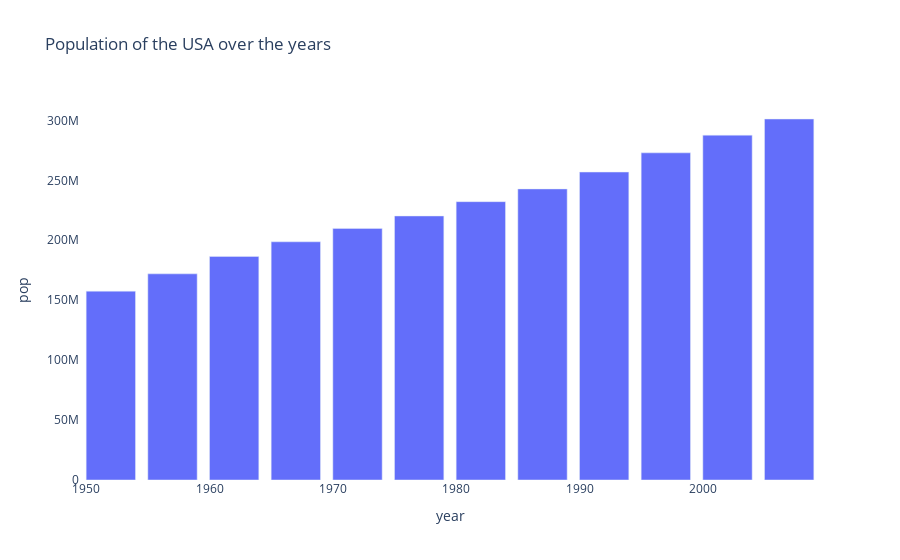

The code cell stored with this chart in its notebook:
### Code cell
# you can also update the existing chart and set the title
fig.update_layout(title_text="Population of the USA over the years")

### Figure 1 — Plotly figure (JSON) as saved in the notebook; plotly's stock layout.template omitted (floating-point values rounded to 4 significant figures)
{"data": [{"alignmentgroup": "True", "hovertemplate": "year=%{x}<br>pop=%{y}<extra></extra>", "legendgroup": "", "marker": {"color": "#636efa", "pattern": {"shape": ""}}, "name": "", "offsetgroup": "", "orientation": "v", "showlegend": false, "textposition": "auto", "type": "bar", "x": [1952, 1957, 1962, 1967, 1972, 1977, 1982, 1987, 1992, 1997, 2002, 2007], "xaxis": "x", "y": [157553000, 171984000, 186538000, 198712000, 209896000, 220239000, 232187835, 242803533, 256894189, 272911760, 287675526, 301139947], "yaxis": "y"}], "layout": {"autosize": true, "barmode": "relative", "legend": {"tracegroupgap": 0}, "plot_bgcolor": "white", "title": {"text": "Population of the USA over the years"}, "xaxis": {"anchor": "y", "autorange": true, "domain": [0, 1], "range": [1950.0, 2010.0], "title": {"text": "year"}, "type": "linear"}, "yaxis": {"anchor": "x", "autorange": true, "domain": [0, 1], "range": [0, 317000000.0], "title": {"text": "pop"}, "type": "linear"}}}
